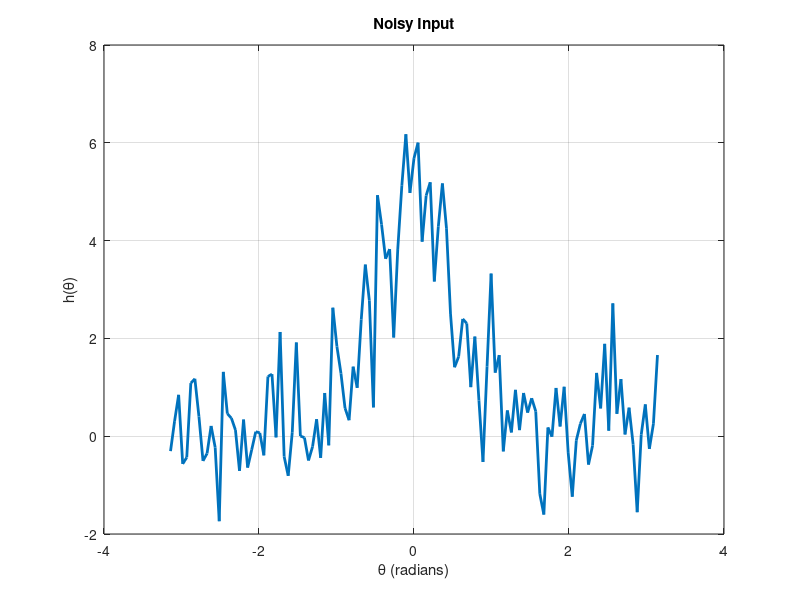

Here is the MATLAB script that generated this plot: (Note: this script raises an error after producing the figure.)
%%%%%%%%%%%%%%%%%%%%%%%%%%%%%%%%%%%%%%%%%%%%%%%%
% 3a i
%%%%%%%%%%%%%%%%%%%%%%%%%%%%%%%%%%%%%%%%%%%%%%%%
%% Setup
N = 10;
dt = 0.001;
T = 10;
lamda = 1;

%% Noisy Input
d_theta = pi/60;
eta = normrnd(0,1,[(2*pi)/d_theta+1 1]);
h = zeros(2*pi/d_theta+1,1);

theta = [-pi:d_theta:pi]';
for i=1:2*pi/d_theta+1
    h(i) = 5*exp(-2*theta(i)^2) + eta(i);
end

p = plot(theta,h);
set(p,'LineWidth',2);
hold on;

xlabel('\theta (radians)');
ylabel('h(\theta)');
title('Noisy Input');
grid on;

%%%%%%%%%%%%%%%%%%%%%%%%%%%%%%%%%%%%%%%%%%%%%%%%
% 3a ii
%%%%%%%%%%%%%%%%%%%%%%%%%%%%%%%%%%%%%%%%%%%%%%%%

%% Weight Matrix
W = zeros(length(theta));
for i = 1:length(theta)
    var = -pi;
    for j = 1:length(theta)
        W(i,j) = cos(theta(i)-var);
        var = var+d_theta;
    end
end

%% Initial
r = zeros(length(theta), T/dt+1);
r(1) = 0;
time = [0:dt:T];
F =  [-1.3499 3.0349 0.7254 -0.0631 0.7147 -0.2050 -0.1241 1.4897 1.4090 1.4172];


%% Numerical integrator


for i = 2:T/dt+1
   r(:,i) = MyEuler3(r(:,i-1), dt, lamda, h, W);
end


%% Plotting
figure;
legendInfo = cell(length(theta),1);


% for i=1:length(theta)
%     p = plot(theta(i),r(i,end),'.-');
%     legendInfo{i} = ['r_{\theta =' num2str(theta(i)) '}'];
%     set(p,'LineWidth',2);
%     hold on;
% end

p = plot(theta,r(:,end));
set(p,'LineWidth',2);
xlabel('\theta (radians)');
ylabel('r(\theta)');
title('Equilibrium Population Firing Rate');
% legend(legendInfo);
grid on;
  
